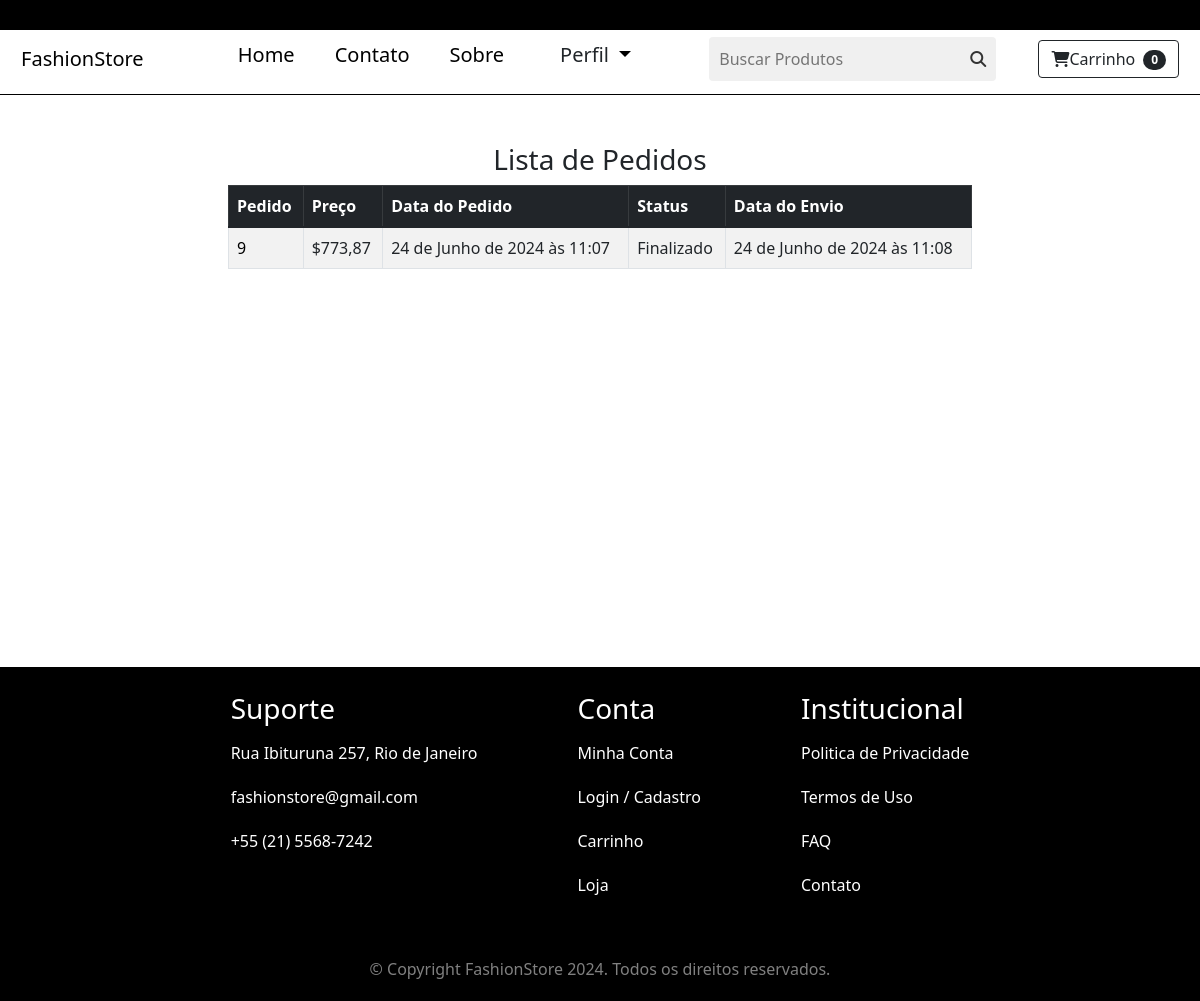
The page /pagamento/lista_pedidos/ (signed in) on the database its author committed.
### pagamento/models.py (models this page shows, shortened)
class Order(models.Model):
    user = models.ForeignKey(
        User, on_delete=models.CASCADE, null=True, blank=True)
    full_name = models.CharField(max_length=250)
    email = models.EmailField(max_length=250)
    shipping_address = models.TextField(max_length=15000)
    amount_paid = models.DecimalField(max_digits=7, decimal_places=2)
    date_ordered = models.DateTimeField(auto_now_add=True)
    date_shipped = models.DateTimeField(blank=True, null=True)
    refund_requested = models.BooleanField(default=False)
    refund_granted = models.BooleanField(default=False)
    status = models.CharField(
        default='C',
        max_length=1,
        choices=(
            ('A', 'Aprovado'),
            ('C', 'Criado'),
            ('R', 'Reprovado'),
            ('P', 'Pendente'),
            ('E', 'Enviado'),
            ('F', 'Finalizado'),
        )
    )
    date_shipped = models.DateTimeField(blank=True, null=True)

### pagamento/views.py (the view)
# urls.py: path('lista_pedidos/', views.lista_pedidos, name='lista_pedidos'),
def lista_pedidos(request):
    if request.user.is_authenticated:
        orders = Order.objects.filter(user=request.user)
        return render(request, 'pagamento/lista_pedidos.html', {'orders': orders})
    else:
        messages.success(request, "Acesso negado!")
        return redirect('home')

### carrinho/carrinho.py (called while the page is built)
    def __len__(self):
        return len(self.carrinho)

### carrinho/context_processors.py (called while the page is built)
def carrinho(request):
    return {'carrinho': Carrinho(request)}

### pagamento/templates/pagamento/lista_pedidos.html (shortened to what this page needs)
{% extends 'base.html' %}
{% block content %}
<main>
    <div class="container">
        <div class="row">
            <center>
                <div class="col-8">
                    <br /><br />
                    <h3>Lista de Pedidos</h3>
                    <table class="table table-striped table-hover table-bordered">
                        <thead class="table-dark">
                            <tr>
                                <th scope="col">Pedido</th>
                                <th scope="col">Preço</th>
                                <th scope="col">Data do Pedido</th>
                                <th scope="col">Status</th>
                                <th scope="col">Data do Envio</th>
                            </tr>
                        </thead>
                        <tbody>
                            {% for item in orders %}
                            <tr>
                                <td><a href="{% url 'orders' item.id %}">{{ item.id }}</a></td>
                                <td>${{ item.amount_paid }}</td>
                                <td>{{ item.date_ordered }}</td>
                                <td>{{ item.get_status_display }}</td>
                                <td>{{ item.date_shipped}}</td>
                            </tr>
                            {% endfor %}
                        </tbody>
                    </table>
                    <br /><br />
                </div>
            </center>
        </div>
    </div>
</main>
{% endblock %}

### static/css/style.css (style rules this page uses)
* { padding: 0; margin: 0; box-sizing: border-box; }
a { text-decoration: none; color: black; }
a::after { text-decoration: none; color: black; }
main { min-height:69vh; margin-bottom: 20px; display: flex; flex-direction: column; }

### rows shown on the page
Order: id "9", amount_paid "773,87", date_ordered "24 de Junho de 2024 às 11:07", status "Finalizado", date_shipped "24 de Junho de 2024 às 11:08"

### other values the page prints
{{ carrinho|length }} "0"
